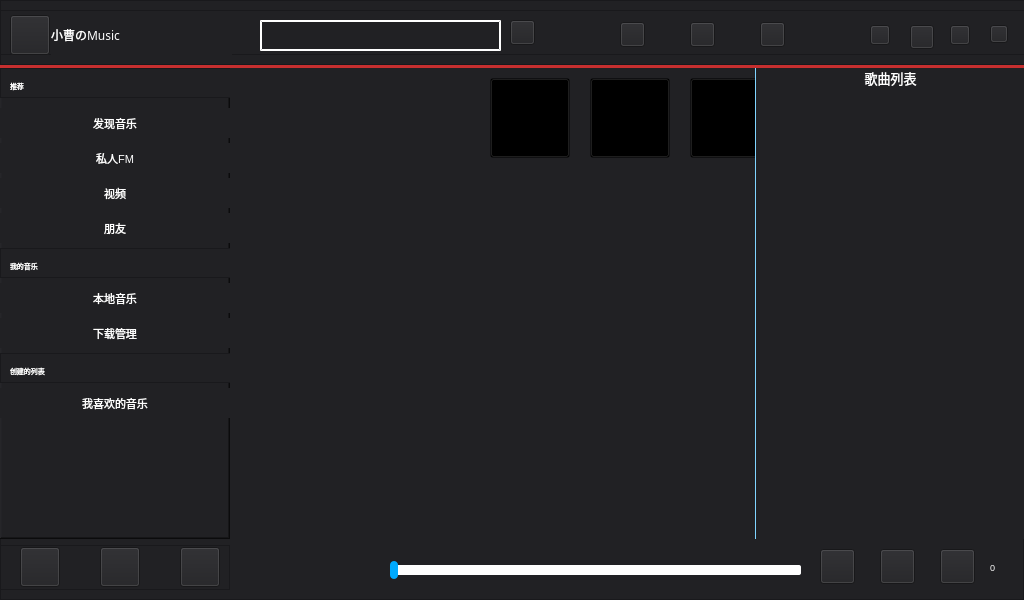
<?xml version="1.0" encoding="UTF-8"?>
<ui version="4.0">
 <class>Widget</class>
 <widget class="QWidget" name="Widget">
  <property name="geometry">
   <rect>
    <x>0</x>
    <y>0</y>
    <width>1024</width>
    <height>600</height>
   </rect>
  </property>
  <property name="windowTitle">
   <string>Widget</string>
  </property>
  <widget class="QLabel" name="label_2">
   <property name="geometry">
    <rect>
     <x>0</x>
     <y>65</y>
     <width>1277</width>
     <height>3</height>
    </rect>
   </property>
   <property name="styleSheet">
    <string notr="true">background-color: #c62f2f;</string>
   </property>
   <property name="text">
    <string/>
   </property>
  </widget>
  <widget class="QFrame" name="frame">
   <property name="geometry">
    <rect>
     <x>0</x>
     <y>0</y>
     <width>1277</width>
     <height>65</height>
    </rect>
   </property>
   <property name="styleSheet">
    <string notr="true">background-color: #212124;</string>
   </property>
   <property name="frameShape">
    <enum>QFrame::StyledPanel</enum>
   </property>
   <property name="frameShadow">
    <enum>QFrame::Raised</enum>
   </property>
   <widget class="QFrame" name="frame_3">
    <property name="geometry">
     <rect>
      <x>0</x>
      <y>10</y>
      <width>1061</width>
      <height>45</height>
     </rect>
    </property>
    <property name="frameShape">
     <enum>QFrame::StyledPanel</enum>
    </property>
    <property name="frameShadow">
     <enum>QFrame::Raised</enum>
    </property>
    <widget class="QPushButton" name="pushButton_9">
     <property name="geometry">
      <rect>
       <x>950</x>
       <y>15</y>
       <width>20</width>
       <height>20</height>
      </rect>
     </property>
     <property name="styleSheet">
      <string notr="true">border-image: url(:/big.png);</string>
     </property>
     <property name="text">
      <string/>
     </property>
    </widget>
    <widget class="QPushButton" name="btnSmallLogo">
     <property name="geometry">
      <rect>
       <x>910</x>
       <y>15</y>
       <width>24</width>
       <height>24</height>
      </rect>
     </property>
     <property name="styleSheet">
      <string notr="true">border-image: url(:/small.png);</string>
     </property>
     <property name="text">
      <string/>
     </property>
    </widget>
    <widget class="QPushButton" name="btnClose">
     <property name="geometry">
      <rect>
       <x>990</x>
       <y>15</y>
       <width>18</width>
       <height>18</height>
      </rect>
     </property>
     <property name="styleSheet">
      <string notr="true">border-image: url(:/close.png);</string>
     </property>
     <property name="text">
      <string/>
     </property>
    </widget>
    <widget class="QPushButton" name="btnSet">
     <property name="geometry">
      <rect>
       <x>760</x>
       <y>12</y>
       <width>25</width>
       <height>25</height>
      </rect>
     </property>
     <property name="styleSheet">
      <string notr="true">border-image: url(:/set.png);</string>
     </property>
     <property name="text">
      <string/>
     </property>
    </widget>
    <widget class="QPushButton" name="pushButton_12">
     <property name="geometry">
      <rect>
       <x>690</x>
       <y>12</y>
       <width>25</width>
       <height>25</height>
      </rect>
     </property>
     <property name="styleSheet">
      <string notr="true">border-image: url(:/mail.png);</string>
     </property>
     <property name="text">
      <string/>
     </property>
    </widget>
    <widget class="QPushButton" name="btnStyle">
     <property name="geometry">
      <rect>
       <x>620</x>
       <y>12</y>
       <width>25</width>
       <height>25</height>
      </rect>
     </property>
     <property name="styleSheet">
      <string notr="true">border-image: url(:/clothes.png);</string>
     </property>
     <property name="text">
      <string/>
     </property>
    </widget>
    <widget class="QPushButton" name="pushButton_14">
     <property name="geometry">
      <rect>
       <x>10</x>
       <y>5</y>
       <width>40</width>
       <height>40</height>
      </rect>
     </property>
     <property name="styleSheet">
      <string notr="true">border-image: url(:/logo.png);</string>
     </property>
     <property name="text">
      <string/>
     </property>
    </widget>
    <widget class="QLabel" name="label_3">
     <property name="geometry">
      <rect>
       <x>51</x>
       <y>5</y>
       <width>181</width>
       <height>40</height>
      </rect>
     </property>
     <property name="font">
      <font>
       <family>华文新魏</family>
       <pointsize>9</pointsize>
      </font>
     </property>
     <property name="styleSheet">
      <string notr="true">color:rgb(255, 255, 255)</string>
     </property>
     <property name="text">
      <string>小曹のMusic</string>
     </property>
    </widget>
    <widget class="QLineEdit" name="editSing">
     <property name="geometry">
      <rect>
       <x>260</x>
       <y>10</y>
       <width>241</width>
       <height>31</height>
      </rect>
     </property>
     <property name="font">
      <font>
       <pointsize>6</pointsize>
      </font>
     </property>
     <property name="styleSheet">
      <string notr="true">color:rgb(255, 255, 255);
border-style: outset; 
border-width: 2px; 
border-color: rgb(255, 255, 255);</string>
     </property>
    </widget>
    <widget class="QPushButton" name="btnSearch">
     <property name="geometry">
      <rect>
       <x>510</x>
       <y>10</y>
       <width>25</width>
       <height>25</height>
      </rect>
     </property>
     <property name="styleSheet">
      <string notr="true">border-image: url(:/search.png);</string>
     </property>
     <property name="text">
      <string/>
     </property>
    </widget>
    <widget class="QPushButton" name="btnSmall">
     <property name="geometry">
      <rect>
       <x>870</x>
       <y>15</y>
       <width>20</width>
       <height>20</height>
      </rect>
     </property>
     <property name="styleSheet">
      <string notr="true">border-image: url(:/narrow.png);</string>
     </property>
     <property name="text">
      <string/>
     </property>
    </widget>
   </widget>
  </widget>
  <widget class="QFrame" name="frame_2">
   <property name="geometry">
    <rect>
     <x>0</x>
     <y>535</y>
     <width>1024</width>
     <height>65</height>
    </rect>
   </property>
   <property name="styleSheet">
    <string notr="true">background-color: #212124;</string>
   </property>
   <property name="frameShape">
    <enum>QFrame::StyledPanel</enum>
   </property>
   <property name="frameShadow">
    <enum>QFrame::Raised</enum>
   </property>
   <widget class="QFrame" name="frame_4">
    <property name="geometry">
     <rect>
      <x>0</x>
      <y>10</y>
      <width>230</width>
      <height>45</height>
     </rect>
    </property>
    <property name="frameShape">
     <enum>QFrame::StyledPanel</enum>
    </property>
    <property name="frameShadow">
     <enum>QFrame::Raised</enum>
    </property>
    <widget class="QPushButton" name="btnLast">
     <property name="geometry">
      <rect>
       <x>20</x>
       <y>2</y>
       <width>40</width>
       <height>40</height>
      </rect>
     </property>
     <property name="styleSheet">
      <string notr="true">border-image: url(:/last.png);</string>
     </property>
     <property name="text">
      <string/>
     </property>
    </widget>
    <widget class="QPushButton" name="btnPause">
     <property name="geometry">
      <rect>
       <x>100</x>
       <y>2</y>
       <width>40</width>
       <height>40</height>
      </rect>
     </property>
     <property name="styleSheet">
      <string notr="true">border-image: url(:/suspend.png);</string>
     </property>
     <property name="text">
      <string/>
     </property>
    </widget>
    <widget class="QPushButton" name="btnNext">
     <property name="geometry">
      <rect>
       <x>180</x>
       <y>2</y>
       <width>40</width>
       <height>40</height>
      </rect>
     </property>
     <property name="styleSheet">
      <string notr="true">border-image: url(:/next.png);</string>
     </property>
     <property name="text">
      <string/>
     </property>
    </widget>
   </widget>
   <widget class="QLabel" name="nowTime">
    <property name="geometry">
     <rect>
      <x>240</x>
      <y>20</y>
      <width>141</width>
      <height>25</height>
     </rect>
    </property>
    <property name="font">
     <font>
      <pointsize>7</pointsize>
     </font>
    </property>
    <property name="styleSheet">
     <string notr="true">color:rgb(255, 255, 255);</string>
    </property>
    <property name="text">
     <string/>
    </property>
   </widget>
   <widget class="QPushButton" name="btnListSing">
    <property name="geometry">
     <rect>
      <x>940</x>
      <y>14</y>
      <width>35</width>
      <height>35</height>
     </rect>
    </property>
    <property name="styleSheet">
     <string notr="true">border-image: url(:/list.png);</string>
    </property>
    <property name="text">
     <string/>
    </property>
   </widget>
   <widget class="QPushButton" name="btnSound">
    <property name="geometry">
     <rect>
      <x>880</x>
      <y>14</y>
      <width>35</width>
      <height>35</height>
     </rect>
    </property>
    <property name="styleSheet">
     <string notr="true">border-image: url(:/sound.png);</string>
    </property>
    <property name="text">
     <string/>
    </property>
   </widget>
   <widget class="QPushButton" name="btnPlayMode">
    <property name="geometry">
     <rect>
      <x>820</x>
      <y>14</y>
      <width>35</width>
      <height>35</height>
     </rect>
    </property>
    <property name="styleSheet">
     <string notr="true">border-image: url(:/play1.png);</string>
    </property>
    <property name="text">
     <string/>
    </property>
   </widget>
   <widget class="QLabel" name="singSum">
    <property name="geometry">
     <rect>
      <x>990</x>
      <y>20</y>
      <width>30</width>
      <height>25</height>
     </rect>
    </property>
    <property name="font">
     <font>
      <pointsize>7</pointsize>
     </font>
    </property>
    <property name="styleSheet">
     <string notr="true">color:rgb(255, 255, 255)</string>
    </property>
    <property name="text">
     <string>0</string>
    </property>
   </widget>
   <widget class="QSlider" name="progressBar">
    <property name="geometry">
     <rect>
      <x>390</x>
      <y>25</y>
      <width>411</width>
      <height>20</height>
     </rect>
    </property>
    <property name="styleSheet">
     <string notr="true">QSlider::groove:horizontal 
{
border: 0px solid #bbb;
}
QSlider::sub-page:horizontal 
{
background: qlineargradient(spread:pad, x1:0, y1:0, x2:1, y2:0, stop:0 rgba(231,80,229, 255), stop:1 rgba(7,208,255, 255));
border-radius: 0px;
margin-top:5px;
margin-bottom:5px; 
}
QSlider::add-page:horizontal 
{ 
background: rgb(255,255, 255);
border: 0px solid #777;
border-radius: 2px;
margin-top:5px;
margin-bottom:5px;
} 
QSlider::handle:horizontal 
{
background: rgb(0, 170, 255);
border: 0px solid rgb(0, 170, 255);
width: 8px;
height:8px;
border-radius: 4px;
margin-top:1px;
margin-bottom:1px;
}
QSlider::handle:horizontal:hover 
{
background: rgb(255,128,6);
border: 0px solid rgba(102,102,102,102);
border-radius: 7px;
}
QSlider::sub-page:horizontal:disabled 
{
background: #bbb;
border-color: #999;
}
QSlider::add-page:horizontal:disabled
{
background: #eee;
border-color: #999;
}
QSlider::handle:horizontal:disabled 
{
background: #eee;
border: 0px solid #aaa;
border-radius: 4px;
}
</string>
    </property>
    <property name="maximum">
     <number>100</number>
    </property>
    <property name="singleStep">
     <number>1</number>
    </property>
    <property name="orientation">
     <enum>Qt::Horizontal</enum>
    </property>
   </widget>
  </widget>
  <widget class="QFrame" name="frame_5">
   <property name="geometry">
    <rect>
     <x>0</x>
     <y>68</y>
     <width>230</width>
     <height>471</height>
    </rect>
   </property>
   <property name="styleSheet">
    <string notr="true">background-color: #212124;</string>
   </property>
   <property name="frameShape">
    <enum>QFrame::WinPanel</enum>
   </property>
   <property name="frameShadow">
    <enum>QFrame::Raised</enum>
   </property>
   <widget class="QFrame" name="frame_6">
    <property name="geometry">
     <rect>
      <x>0</x>
      <y>0</y>
      <width>231</width>
      <height>30</height>
     </rect>
    </property>
    <property name="frameShape">
     <enum>QFrame::StyledPanel</enum>
    </property>
    <property name="frameShadow">
     <enum>QFrame::Raised</enum>
    </property>
    <widget class="QLabel" name="label_4">
     <property name="geometry">
      <rect>
       <x>10</x>
       <y>10</y>
       <width>211</width>
       <height>16</height>
      </rect>
     </property>
     <property name="font">
      <font>
       <pointsize>5</pointsize>
      </font>
     </property>
     <property name="styleSheet">
      <string notr="true">color:rgb(255, 255, 255);</string>
     </property>
     <property name="text">
      <string>推荐</string>
     </property>
    </widget>
   </widget>
   <widget class="QToolButton" name="toolButton">
    <property name="geometry">
     <rect>
      <x>0</x>
      <y>40</y>
      <width>230</width>
      <height>30</height>
     </rect>
    </property>
    <property name="font">
     <font>
      <pointsize>8</pointsize>
     </font>
    </property>
    <property name="styleSheet">
     <string notr="true">color:rgb(255, 255, 255);</string>
    </property>
    <property name="text">
     <string>发现音乐</string>
    </property>
    <property name="icon">
     <iconset resource="image/res.qrc">
      <normaloff>:/music.png</normaloff>:/music.png</iconset>
    </property>
    <property name="toolButtonStyle">
     <enum>Qt::ToolButtonTextBesideIcon</enum>
    </property>
    <property name="autoRaise">
     <bool>true</bool>
    </property>
   </widget>
   <widget class="QToolButton" name="toolButton_2">
    <property name="geometry">
     <rect>
      <x>0</x>
      <y>75</y>
      <width>230</width>
      <height>30</height>
     </rect>
    </property>
    <property name="font">
     <font>
      <pointsize>8</pointsize>
     </font>
    </property>
    <property name="styleSheet">
     <string notr="true">color:rgb(255, 255, 255);</string>
    </property>
    <property name="text">
     <string>私人FM</string>
    </property>
    <property name="icon">
     <iconset resource="image/res.qrc">
      <normaloff>:/privateFM.png</normaloff>:/privateFM.png</iconset>
    </property>
    <property name="toolButtonStyle">
     <enum>Qt::ToolButtonTextBesideIcon</enum>
    </property>
    <property name="autoRaise">
     <bool>true</bool>
    </property>
   </widget>
   <widget class="QToolButton" name="toolButton_3">
    <property name="geometry">
     <rect>
      <x>0</x>
      <y>110</y>
      <width>230</width>
      <height>30</height>
     </rect>
    </property>
    <property name="font">
     <font>
      <pointsize>8</pointsize>
     </font>
    </property>
    <property name="styleSheet">
     <string notr="true">color:rgb(255, 255, 255);</string>
    </property>
    <property name="text">
     <string>视频</string>
    </property>
    <property name="icon">
     <iconset resource="image/res.qrc">
      <normaloff>:/radio.png</normaloff>:/radio.png</iconset>
    </property>
    <property name="toolButtonStyle">
     <enum>Qt::ToolButtonTextBesideIcon</enum>
    </property>
    <property name="autoRaise">
     <bool>true</bool>
    </property>
   </widget>
   <widget class="QToolButton" name="toolButton_4">
    <property name="geometry">
     <rect>
      <x>0</x>
      <y>145</y>
      <width>230</width>
      <height>30</height>
     </rect>
    </property>
    <property name="font">
     <font>
      <pointsize>8</pointsize>
     </font>
    </property>
    <property name="styleSheet">
     <string notr="true">color:rgb(255, 255, 255);</string>
    </property>
    <property name="text">
     <string>朋友</string>
    </property>
    <property name="icon">
     <iconset resource="image/res.qrc">
      <normaloff>:/friend.png</normaloff>:/friend.png</iconset>
    </property>
    <property name="toolButtonStyle">
     <enum>Qt::ToolButtonTextBesideIcon</enum>
    </property>
    <property name="autoRaise">
     <bool>true</bool>
    </property>
   </widget>
   <widget class="QFrame" name="frame_7">
    <property name="geometry">
     <rect>
      <x>0</x>
      <y>180</y>
      <width>231</width>
      <height>30</height>
     </rect>
    </property>
    <property name="frameShape">
     <enum>QFrame::StyledPanel</enum>
    </property>
    <property name="frameShadow">
     <enum>QFrame::Raised</enum>
    </property>
    <widget class="QLabel" name="label_5">
     <property name="geometry">
      <rect>
       <x>10</x>
       <y>10</y>
       <width>211</width>
       <height>16</height>
      </rect>
     </property>
     <property name="font">
      <font>
       <pointsize>5</pointsize>
      </font>
     </property>
     <property name="styleSheet">
      <string notr="true">color:rgb(255, 255, 255);</string>
     </property>
     <property name="text">
      <string>我的音乐</string>
     </property>
    </widget>
   </widget>
   <widget class="QToolButton" name="btnLocalMusic">
    <property name="geometry">
     <rect>
      <x>0</x>
      <y>215</y>
      <width>230</width>
      <height>30</height>
     </rect>
    </property>
    <property name="font">
     <font>
      <pointsize>8</pointsize>
     </font>
    </property>
    <property name="styleSheet">
     <string notr="true">color:rgb(255, 255, 255);</string>
    </property>
    <property name="text">
     <string>本地音乐</string>
    </property>
    <property name="icon">
     <iconset resource="image/res.qrc">
      <normaloff>:/localM.png</normaloff>:/localM.png</iconset>
    </property>
    <property name="toolButtonStyle">
     <enum>Qt::ToolButtonTextBesideIcon</enum>
    </property>
    <property name="autoRaise">
     <bool>true</bool>
    </property>
   </widget>
   <widget class="QFrame" name="frame_8">
    <property name="geometry">
     <rect>
      <x>0</x>
      <y>285</y>
      <width>231</width>
      <height>30</height>
     </rect>
    </property>
    <property name="frameShape">
     <enum>QFrame::StyledPanel</enum>
    </property>
    <property name="frameShadow">
     <enum>QFrame::Raised</enum>
    </property>
    <widget class="QLabel" name="label_6">
     <property name="geometry">
      <rect>
       <x>10</x>
       <y>10</y>
       <width>211</width>
       <height>16</height>
      </rect>
     </property>
     <property name="font">
      <font>
       <pointsize>5</pointsize>
      </font>
     </property>
     <property name="styleSheet">
      <string notr="true">color:rgb(255, 255, 255);</string>
     </property>
     <property name="text">
      <string>创建的列表</string>
     </property>
    </widget>
   </widget>
   <widget class="QToolButton" name="btnLove">
    <property name="geometry">
     <rect>
      <x>0</x>
      <y>320</y>
      <width>230</width>
      <height>30</height>
     </rect>
    </property>
    <property name="font">
     <font>
      <pointsize>8</pointsize>
     </font>
    </property>
    <property name="styleSheet">
     <string notr="true">color:rgb(255, 255, 255);</string>
    </property>
    <property name="text">
     <string>我喜欢的音乐</string>
    </property>
    <property name="icon">
     <iconset resource="image/res.qrc">
      <normaloff>:/favorite.png</normaloff>:/favorite.png</iconset>
    </property>
    <property name="toolButtonStyle">
     <enum>Qt::ToolButtonTextBesideIcon</enum>
    </property>
    <property name="autoRaise">
     <bool>true</bool>
    </property>
   </widget>
   <widget class="QToolButton" name="btnLoad">
    <property name="geometry">
     <rect>
      <x>0</x>
      <y>250</y>
      <width>230</width>
      <height>30</height>
     </rect>
    </property>
    <property name="font">
     <font>
      <pointsize>8</pointsize>
     </font>
    </property>
    <property name="styleSheet">
     <string notr="true">color:rgb(255, 255, 255);</string>
    </property>
    <property name="text">
     <string>下载管理</string>
    </property>
    <property name="icon">
     <iconset resource="image/res.qrc">
      <normaloff>:/load.png</normaloff>:/load.png</iconset>
    </property>
    <property name="toolButtonStyle">
     <enum>Qt::ToolButtonTextBesideIcon</enum>
    </property>
    <property name="autoRaise">
     <bool>true</bool>
    </property>
   </widget>
  </widget>
  <widget class="QStackedWidget" name="stackedWidget">
   <property name="geometry">
    <rect>
     <x>230</x>
     <y>68</y>
     <width>794</width>
     <height>471</height>
    </rect>
   </property>
   <property name="styleSheet">
    <string notr="true">background-color: #212124;</string>
   </property>
   <property name="currentIndex">
    <number>0</number>
   </property>
   <widget class="mainWindow" name="page_2">
    <widget class="QSlider" name="voiceSlider">
     <property name="geometry">
      <rect>
       <x>655</x>
       <y>310</y>
       <width>22</width>
       <height>160</height>
      </rect>
     </property>
     <property name="styleSheet">
      <string notr="true">QSlider::groove:vertical
{
border: 0px solid #bbb;
border-radius: 5px
}
QSlider::sub-page:vertical
{
background: rgb(255,255, 255);
border-radius: 5px;
}
QSlider::add-page:vertical
{ 
background: rgb(0, 170, 255);
border: 0px solid #777;
border-radius: 0px;
} 
QSlider::handle:vertical
{
background: rgb(0, 170, 255);
border: 0px solid rgb(0, 170, 255);
width: 4px;
height:4px;
border-radius: 2px;
margin-top:1px;
margin-bottom:1px;
}
QSlider::handle:vertical:hover 
{
background: rgb(255,128,6);
border: 0px solid rgba(102,102,102,102);
border-radius: 5px;
}
QSlider::sub-page:vertical:disabled 
{
background: #bbb;
border-color: #999;
border-radius: 5px
}
QSlider::add-page:vertical:disabled
{
background: #eee;
border-color: #999;
border-radius: 5px
}
QSlider::handle:vertical:disabled 
{
background: #eee;
border: 0px solid #aaa;
border-radius: 5px;
}</string>
     </property>
     <property name="maximum">
      <number>100</number>
     </property>
     <property name="value">
      <number>50</number>
     </property>
     <property name="orientation">
      <enum>Qt::Vertical</enum>
     </property>
    </widget>
    <widget class="QListWidget" name="listSing">
     <property name="geometry">
      <rect>
       <x>525</x>
       <y>-1</y>
       <width>271</width>
       <height>481</height>
      </rect>
     </property>
     <property name="font">
      <font>
       <pointsize>7</pointsize>
      </font>
     </property>
     <property name="styleSheet">
      <string notr="true">color:rgb(255, 255, 255);
border-style: outset; 
border-width: 1px; 
border-color: rgb(0, 170, 255);</string>
     </property>
     <item>
      <property name="text">
       <string>歌曲列表</string>
      </property>
      <property name="font">
       <font>
        <pointsize>10</pointsize>
       </font>
      </property>
      <property name="textAlignment">
       <set>AlignCenter</set>
      </property>
     </item>
    </widget>
    <widget class="QListWidget" name="singContentList">
     <property name="geometry">
      <rect>
       <x>350</x>
       <y>40</y>
       <width>401</width>
       <height>381</height>
      </rect>
     </property>
     <property name="font">
      <font>
       <pointsize>6</pointsize>
      </font>
     </property>
     <property name="layoutDirection">
      <enum>Qt::LeftToRight</enum>
     </property>
     <property name="styleSheet">
      <string notr="true">background-color: transparent;
color:rgb(255, 255, 255);
border-style: outset; 
border-width: 0px; 
border-color: transparent;</string>
     </property>
    </widget>
    <widget class="QFrame" name="styleFrame">
     <property name="geometry">
      <rect>
       <x>240</x>
       <y>0</y>
       <width>320</width>
       <height>111</height>
      </rect>
     </property>
     <property name="styleSheet">
      <string notr="true">background-color: transparent;</string>
     </property>
     <property name="frameShape">
      <enum>QFrame::StyledPanel</enum>
     </property>
     <property name="frameShadow">
      <enum>QFrame::Raised</enum>
     </property>
     <widget class="QToolButton" name="style1">
      <property name="geometry">
       <rect>
        <x>20</x>
        <y>10</y>
        <width>80</width>
        <height>80</height>
       </rect>
      </property>
      <property name="styleSheet">
       <string notr="true">border-image: url(:/style1.jpg);
background-color: transparent;</string>
      </property>
      <property name="text">
       <string/>
      </property>
     </widget>
     <widget class="QToolButton" name="style2">
      <property name="geometry">
       <rect>
        <x>120</x>
        <y>10</y>
        <width>80</width>
        <height>80</height>
       </rect>
      </property>
      <property name="styleSheet">
       <string notr="true">border-image: url(:/style2.jpg);
background-color: transparent;</string>
      </property>
      <property name="text">
       <string/>
      </property>
     </widget>
     <widget class="QToolButton" name="style3">
      <property name="geometry">
       <rect>
        <x>220</x>
        <y>10</y>
        <width>80</width>
        <height>80</height>
       </rect>
      </property>
      <property name="styleSheet">
       <string notr="true">border-image: url(:/style3.jpg);
background-color: transparent;</string>
      </property>
      <property name="text">
       <string/>
      </property>
     </widget>
    </widget>
    <widget class="QListWidget" name="listLove">
     <property name="geometry">
      <rect>
       <x>525</x>
       <y>-1</y>
       <width>271</width>
       <height>481</height>
      </rect>
     </property>
     <property name="font">
      <font>
       <pointsize>7</pointsize>
      </font>
     </property>
     <property name="styleSheet">
      <string notr="true">color:rgb(255, 255, 255);
border-style: outset; 
border-width: 1px; 
border-color: rgb(0, 170, 255);</string>
     </property>
     <item>
      <property name="text">
       <string>歌曲列表</string>
      </property>
      <property name="font">
       <font>
        <pointsize>10</pointsize>
       </font>
      </property>
      <property name="textAlignment">
       <set>AlignCenter</set>
      </property>
     </item>
    </widget>
    <zorder>singContentList</zorder>
    <zorder>voiceSlider</zorder>
    <zorder>styleFrame</zorder>
    <zorder>listSing</zorder>
    <zorder>listLove</zorder>
   </widget>
  </widget>
 </widget>
 <layoutdefault spacing="6" margin="11"/>
 <customwidgets>
  <customwidget>
   <class>mainWindow</class>
   <extends>QWidget</extends>
   <header location="global">mainwindow.h</header>
   <container>1</container>
  </customwidget>
 </customwidgets>
 <resources>
  <include location="image/res.qrc"/>
 </resources>
 <connections/>
</ui>
